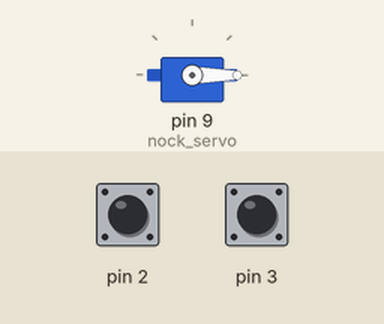
Simulated run of this sketch. Board: Arduino Uno, built with avr-gcc and run on an emulated ATmega328P. Shown: servo. The inputs (shaded band) are chosen by the test bench; at power-on: pin 2 HIGH, pin 3 HIGH.

Above: at 1.2 s.
1.3 s: pin 2 pulled LOW for 1 s
At 2.1 s:
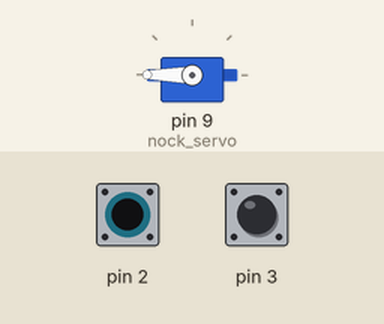
3.8 s: pin 3 pulled LOW for 0.15 s
At 5.1 s:
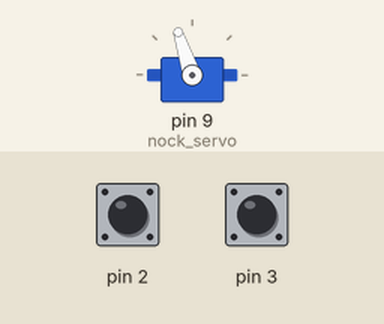
5.4 s: pin 3 pulled LOW for 0.15 s
At 6.5 s:
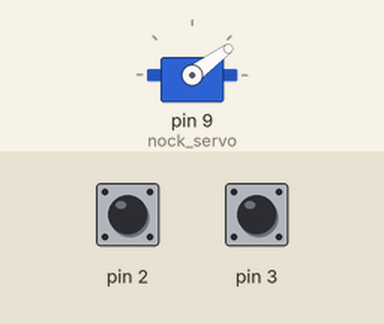
7.0 s: pin 2 pulled LOW for 0.15 s
At 7.7 s:
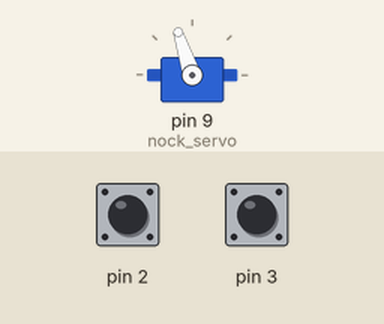
8.6 s: pin 3 pulled LOW for 1 s
At 9.3 s:
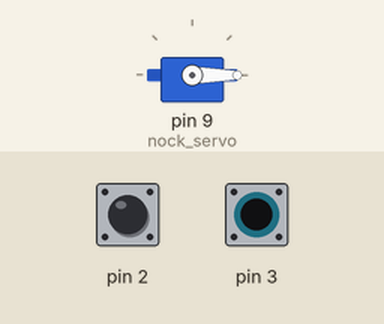
11.1 s: pin 2 pulled LOW for 0.15 s
At 12.1 s:
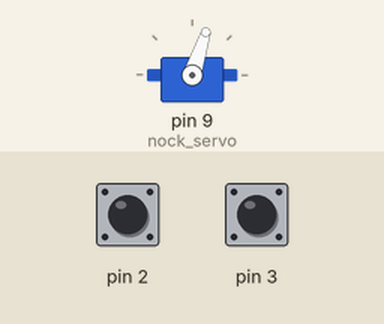
Timing chart, 0 to 13.7 s (numbered marks = the images above; inputs shaded):
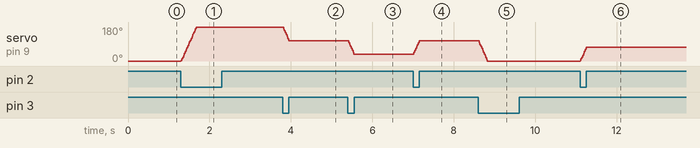

Measured:
- after the input at 1.3 s, servo on pin 9 (nock_servo): moves from 0° to 180° over 0.37 s, starting at once
- after the input at 3.8 s, servo on pin 9 (nock_servo): 180° → 108° at once
- after the input at 5.4 s, servo on pin 9 (nock_servo): 108° → 36° at once
- after the input at 7.0 s, servo on pin 9 (nock_servo): 36° → 108° at once
- after the input at 8.6 s, servo on pin 9 (nock_servo): moves from 108° to 0° over 0.22 s, starting at once
- after the input at 11.1 s, servo on pin 9 (nock_servo): 0° → 72° at once

The sketch:

ar01_servo_motor.ino
```cpp
#include <Servo.h>

Servo nock_servo;
int degree = 0;

void setup() {
  nock_servo.attach(9);
  nock_servo.write(degree);
  pinMode(2,INPUT_PULLUP);
  pinMode(3,INPUT_PULLUP);
}

void loop() {
  if(digitalRead(2) == LOW){
    degree++;
    if(degree > 180) degree = 180;
    nock_servo.write(degree);
    delay(2);
  }
  if(digitalRead(3) == LOW){
    degree--;
    if(degree < 0) degree = 0;
    nock_servo.write(degree);
    delay(2);
  }
}
```
